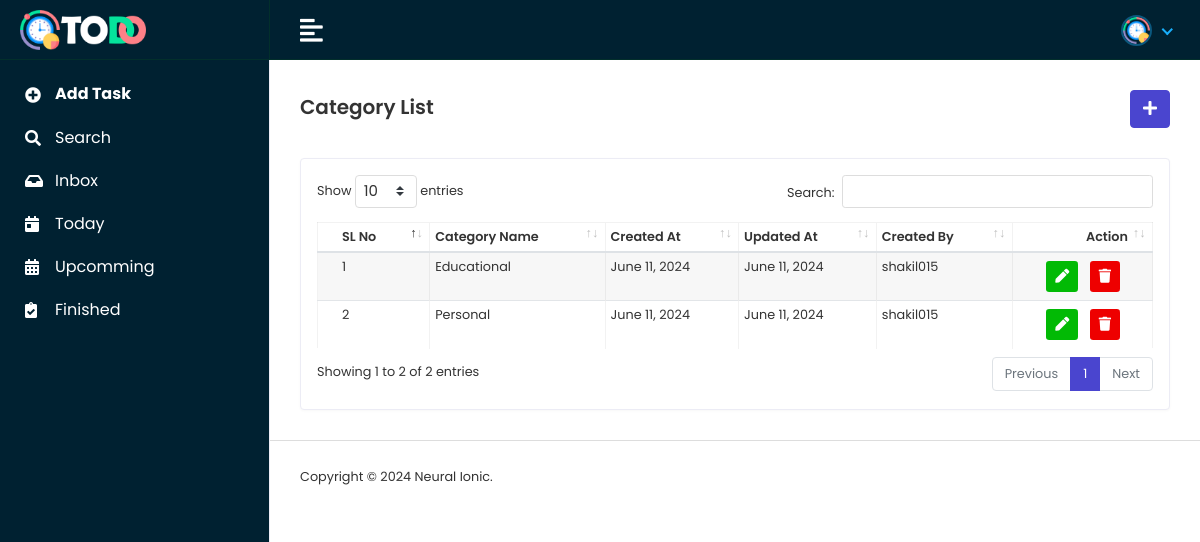
The page /categoryList/ on the database its author committed.
### todoapp/models.py (models this page shows, shortened)
class CategoryModel(models.Model):
    user = models.ForeignKey(CustomToDoUserModel,on_delete=models.CASCADE,null=True)
    CategoryName = models.CharField(max_length=100,null=True)
    Created_at = models.DateField(auto_now_add=True,null=True)
    Updated_at = models.DateField(auto_now=True,null=True)
    class Meta:
        ordering=['CategoryName']
        verbose_name = "Category Info"
        db_table = "category_name_table"

class CustomToDoUserModel(AbstractUser):
    USERTYPE = [
        ('Admin','Admin'),
        ('Viewer','Viewer'),
    ]
    UserType = models.CharField(choices=USERTYPE,max_length=100,null=True)
    ProfilePic = models.ImageField(upload_to='media/profilepic/',null=True)
    class Meta:
        ordering = ["username"]
        verbose_name = "Custom User"
        db_table = "to_do_user_table"
        unique_together = ["username","email"]

### todoproject/views.py (the view)
# urls.py: path('categoryList/',categoryList,name="categoryList"),
def categoryList(request):
    categorydata = CategoryModel.objects.all()
    return render(request,'myadmin/categorylist.html',{'categorydata':categorydata})

### template/myadmin/categorylist.html
{% extends 'master/master.html' %}
{% block content %}
<div class="content container-fluid">
    <div class="page-header">
       <div class="row align-items-center">
          <div class="col">
             <h3 class="page-title">Category List</h3>
          </div>
          <div class="col-auto text-right float-right ml-auto">
             <a href="{% url 'addCategory' %}" class="btn btn-primary"><i class="fas fa-plus"></i></a>
          </div>
       </div>
    </div>
    <div class="row">
       <div class="col-sm-12">
          <div class="card card-table">
             <div class="card-body">
                <div class="table-responsive">
                   <table id="tabledata" class="table table-striped table-bordered" cellspacing="0" width="100%">
                      <thead>
                        <tr>
                            <th>SL No</th>
                            <th>Category Name</th>
                            <th>Created At</th>
                            <th>Updated At</th>
                            <th>Created By</th>
                            <th class="text-right">Action</th>
                        </tr>
                      </thead>
                      <tbody>
                        {% for category in categorydata %}
                            <tr>
                                <td>{{forloop.counter}}</td>
                                <td>{{category.CategoryName}}</td>
                                <td>{{category.Created_at}}</td>
                                <td>{{category.Updated_at}}</td>
                                <td>{{category.user}}</td>
                                <td class="text-right">
                                    <div class="actions">
                                       <a href="{% url 'editcategory' category.id %}" class="btn btn-sm bg-success-light mr-2">
                                       <i class="fas fa-pen"></i>
                                       </a>
                                       <a href="{% url 'deletecategory' category.id %}" class="btn btn-sm bg-danger-light mr-2">
                                       <i class="fas fa-trash"></i>
                                       </a>
                                    </div>
                                 </td>
                            </tr>
                        {% endfor %}
                      </tbody>
                   </table>
                </div>
             </div>
          </div>
       </div>
    </div>
 </div>
{% endblock content %}

### static/assets/css/style.css (style rules this page uses)
html { height: 100%; }
body { background-color: #fff; color: #333; font-family: 'Poppins', sans-serif; font-size: 0.8rem; height: 100%; line-height: 1; overflow-x: hidden; }
h1, h2, h3, h4, h5, h6 { font-family: 'Poppins', sans-serif; margin-top: 0; }
a { color: #009ce7; }
input, button, a { transition: all 0.4s ease; -moz-transition: all 0.4s ease; -o-transition: all 0.4s ease; -ms-transition: all 0.4s ease; -webkit-transition: all 0.4s ease; }
.table { color: #333; max-width: 100%; margin-bottom: 0; width: 100%; }
.table-striped > tbody > tr:nth-of-type(2n+1) { background-color: #f8f9fa; }
.table.dataTable { border-collapse: collapse !important; border: 1px solid rgba(0, 0, 0, 0.05); }
.table thead tr th { font-weight: 600; }
.table tbody tr { border-bottom: 1px solid rgba(0, 0, 0, 0.05); }
.table-striped thead tr { border-color: transparent; }
.table-striped tbody tr { border-color: transparent; }
.table-striped tbody tr:nth-of-type(even) { background-color: rgba(255, 255, 255, 0.3); }
.table-striped tbody tr:nth-of-type(odd) { background-color: rgba(235, 235, 235, 0.4); }
.table-bordered { border: 1px solid rgba(0, 0, 0, 0.05) !important; }
.table-bordered th, .table-bordered td { border-color: rgba(0, 0, 0, 0.05); }
.card-table .card-body .table > thead > tr > th { border-top: 0; }
.card-table .card-body .table tr td:first-child, .card-table .card-body .table tr th:first-child { padding-left: 1.5rem; }
.card-table .card-body .table tr td:last-child, .card-table .card-body .table tr th:last-child { padding-right: 1.5rem; }
.card-table .table td, .card-table .table th { border-top: 1px solid #e2e5e8; padding: 0.5rem 0.3rem; white-space: nowrap; }
.btn-primary { background-color: #4a45cf; border: 1px solid #4a45cf; }
.card { border: 1px solid #ececf5; box-shadow: 0 1px 3px 0 rgba(0, 0, 0, 0.03); margin-bottom: 1.875rem; }
.card-body { padding: 1rem; }
.bg-danger-light { background-color:#ee0000 !important; color:#fff !important; }
.bg-success-light { background-color: #02ba05; color: #fff; }
.page-wrapper > .content { padding: 1.875rem 1.875rem 0; }
.page-header { margin-bottom: 1.875rem; }
.page-title { font-size: 20px; font-weight: 600; color: #333; margin-bottom: 5px; }

### rows shown on the page
CategoryModel: CategoryName "Educational", Created_at "June 11, 2024", Updated_at "June 11, 2024", user "shakil015"
CategoryModel: CategoryName "Personal", Created_at "June 11, 2024", Updated_at "June 11, 2024", user "shakil015"
